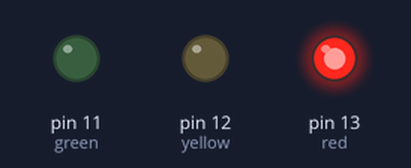
A sketch run on a simulated Arduino Uno, built with avr-gcc and run on an emulated ATmega328P. On the bench: output pins drawn as LEDs (lit = HIGH).

Above: at 2.0 s.
At 4.7 s:
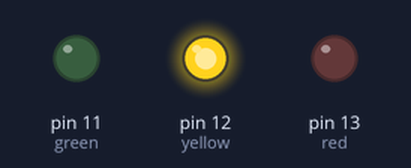
At 7.0 s:
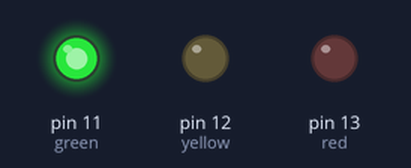
Timing chart, 0 to 11.1 s (numbered marks = the images above):
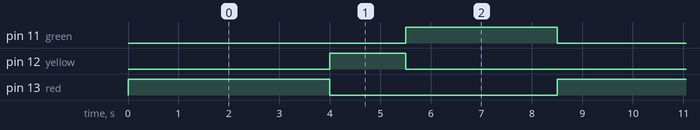

The sketch:

semaforo.ino
```cpp
int red = 13;
int yellow = 12;
int green = 11;

void setup() {
  pinMode(red, OUTPUT);
  pinMode(yellow, OUTPUT);
  pinMode(green, OUTPUT);
}

void loop() {
  digitalWrite(red, HIGH);
  delay(4000);
  digitalWrite(red, LOW);
  digitalWrite(yellow, HIGH);
  delay(1500);
  digitalWrite(yellow, LOW);
  digitalWrite(green, HIGH);
  delay(3000);
  digitalWrite(green, LOW);
}
```

Measured:
- by itself, pin 11 (green): alternates HIGH for 3.0 s and LOW for 5.5 s
- by itself, pin 12 (yellow): alternates HIGH for 1.5 s and LOW for 7.0 s
- by itself, pin 13 (red): alternates HIGH for 4.0 s and LOW for 4.5 s
